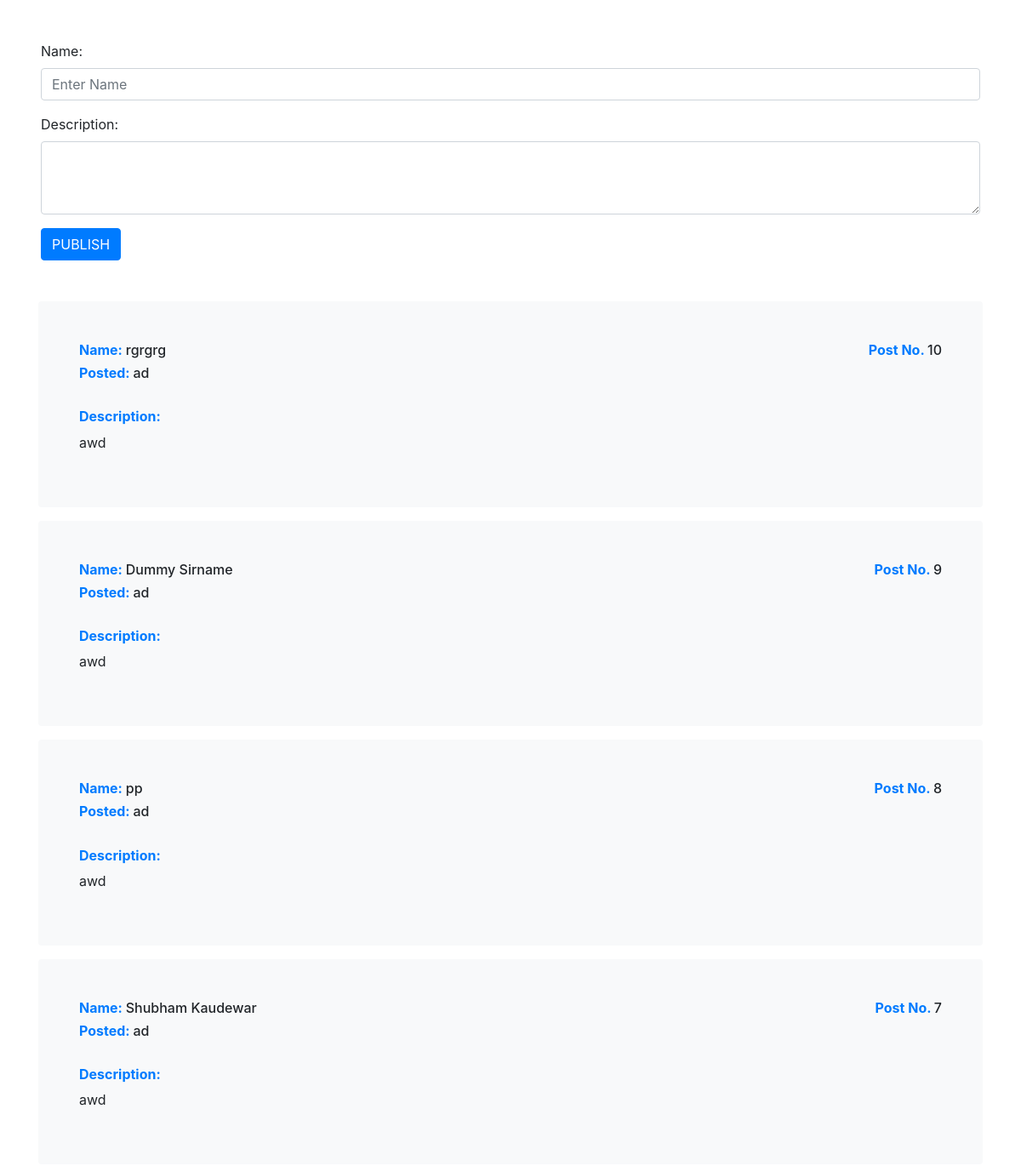
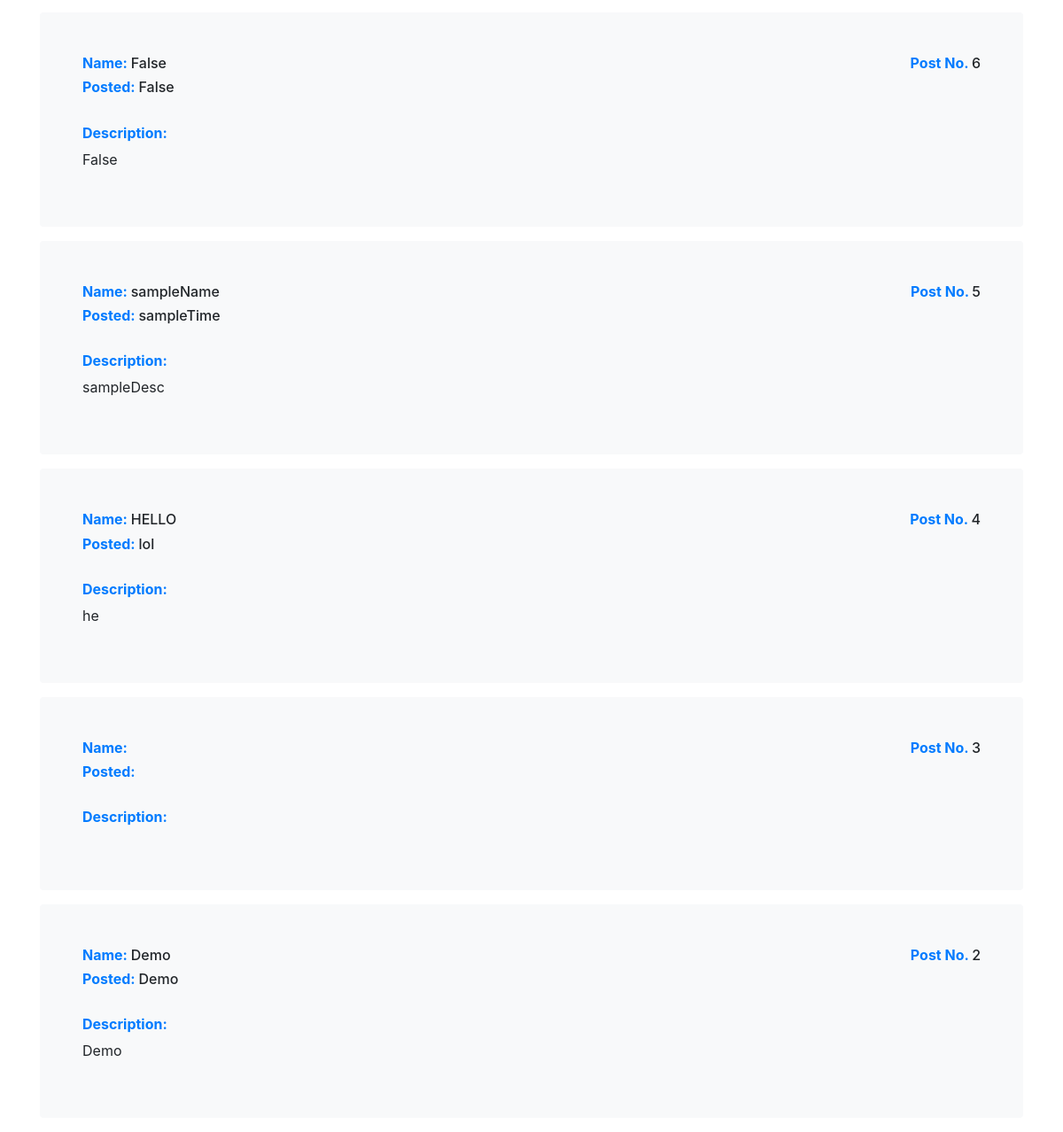
Before: /front/ with the older database file (2 pictures, top to bottom).
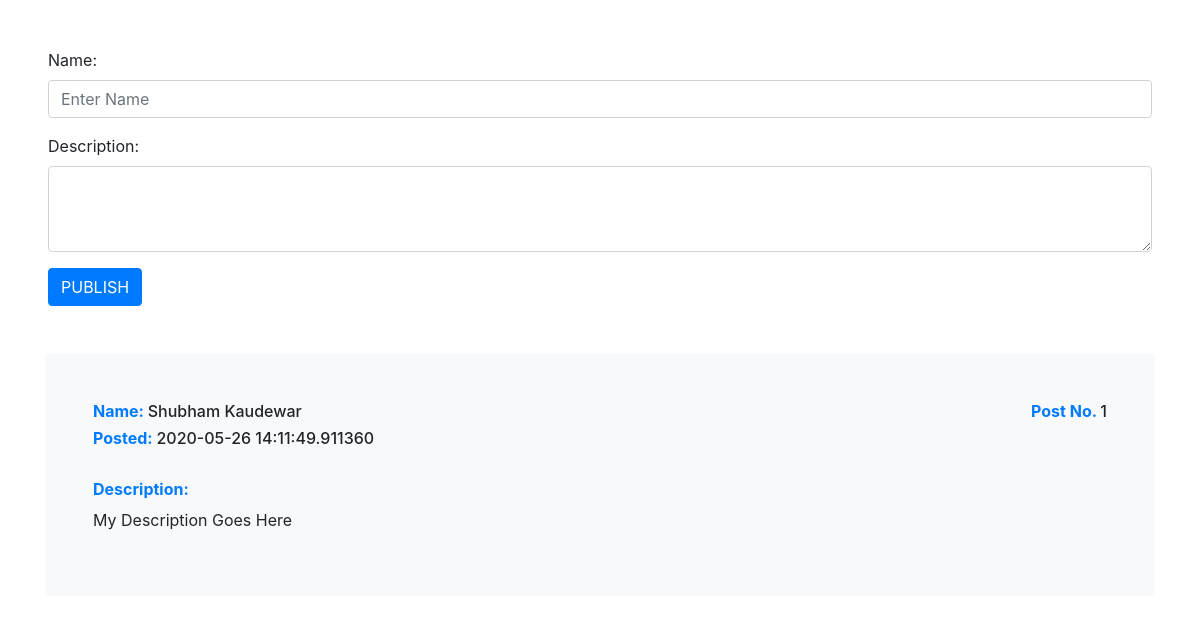
After: the same page with the newer database file.
### front/models.py (models this page shows)
class Values(models.Model):
    name = models.CharField(max_length=200)
    desc = models.TextField(blank=True)
    time = models.CharField(max_length=200)
    view = models.TextField(blank=True)

### front/views.py (the view)
# urls.py: path('',Values_view),
def Values_view(request):
    obj = Values.objects.all()
    views_content = {
        "content": obj
    }
    return render(request,"front/index.html",views_content)

### templates/front/index.html (shortened to what this page needs)
{% load static %}
<!DOCTYPE html>
<html lang="en">
<head>
    <link rel="stylesheet" href="https://maxcdn.bootstrapcdn.com/bootstrap/4.0.0/css/bootstrap.min.css">
</head>
<body>
    <form id="ajaxform" class="p-5 ">
        <div class="form-group">
          <label for="Name">Name: </label>
          <input type="text" class="form-control" id="name" placeholder="Enter Name">
        </div>
        <div class="form-group">
          <label for="exampleFormControlTextarea1">Description: </label>
          <textarea class="form-control" id="desc" rows="3"></textarea>
        </div>
        <button type="submit" class="btn btn-primary">PUBLISH</button>
      </form>
      <div id="content" class="container">
        {% for each in content reversed %}
        <div class="col-12 d-flex flex-column mb-3 p-5 shadow-none bg-light rounded">
            <div class="d-flex flex-row justify-content-between">
                <h6><span class="text-primary font-weight-bold">Name: </span>{{ each.name }}</h6>
                <h6><span class="text-primary font-weight-bold">Post No. </span> {{ each.id }}</h6>
            </div>
            <div>
                <h6><span class="text-primary font-weight-bold">Posted: </span> {{ each.time }}</h6>
            </div>
            <div class="d-flex flex-column"><br>
                <h6 class="text-primary font-weight-bold">Description:</h6>
                <p>{{ each.desc }}</p>
            </div>
        </div>
        {% endfor %}
    </div>
</body>
</html>

Changed rows visible on the page:
removed Values: name "rgrgrg", id "10", time "ad", desc "awd"
removed Values: name "Dummy Sirname", id "9", time "ad", desc "awd"
removed Values: name "pp", id "8", time "ad", desc "awd"
removed Values: name "Shubham Kaudewar", id "7", time "ad", desc "awd"
removed Values: name "False", id "6", time "False", desc "False"
removed Values: name "sampleName", id "5", time "sampleTime", desc "sampleDesc"
removed Values: name "HELLO", id "4", time "lol", desc "he"
removed Values: id "3"
removed Values: name "Demo", id "2", time "Demo", desc "Demo"
added Values: name "Shubham Kaudewar", id "1", time "2020-05-26 14:11:49.911360", desc "My Description Goes Here"
